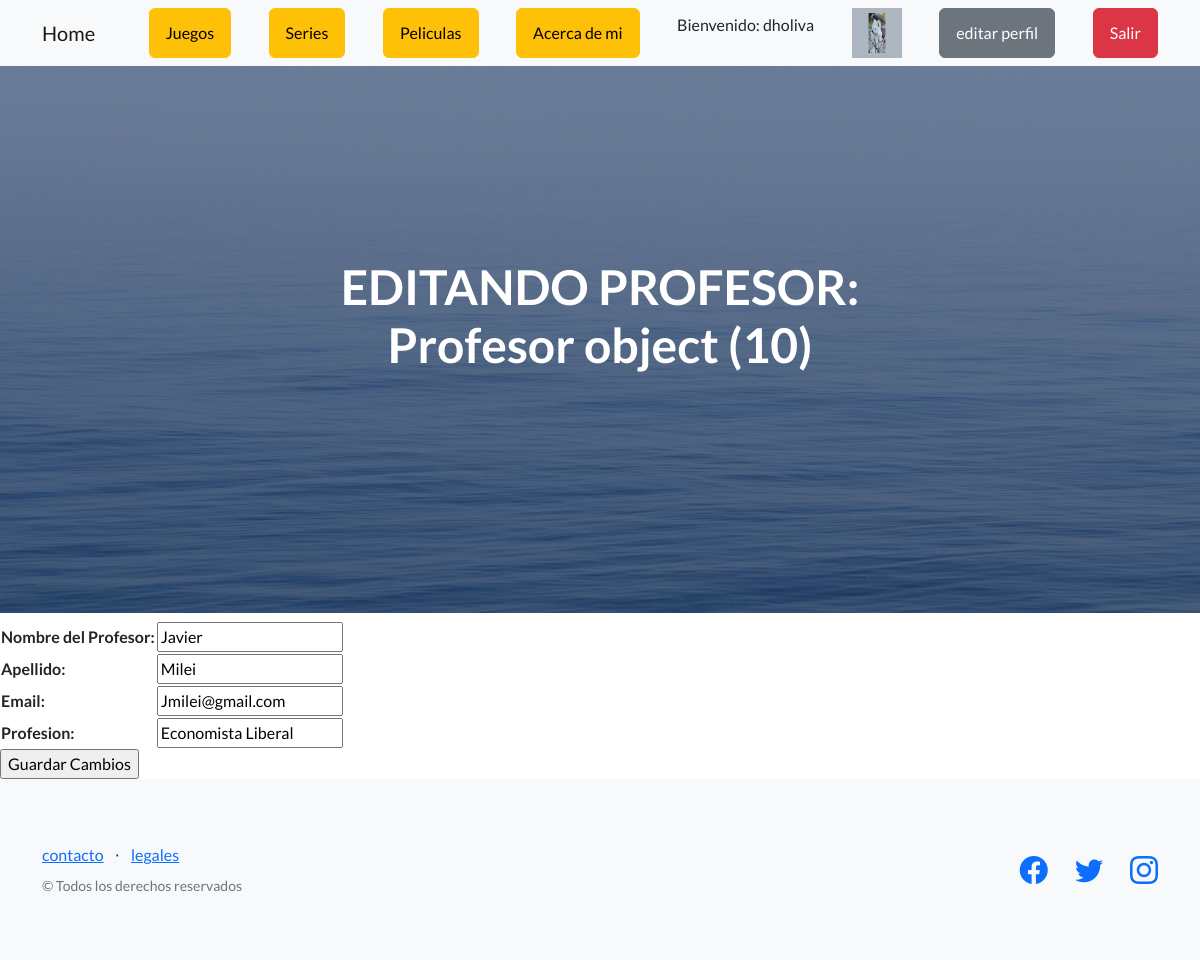
The app's page /AppCoder/editarProfesor/10 (signed in) with its own data.
### AppCoder/models.py (models this page shows)
class Profesor(models.Model):
    nombre= models.CharField(max_length=50)
    apellido=models.CharField(max_length=50)
    email=models.EmailField()
    profesion = models.CharField(max_length=50)

### AppCoder/views.py (the view)
# urls.py: path("editarProfesor/<id>", editarProfesor, name="editarProfesor"),
@login_required
def editarProfesor(request, id):
    profesor=Profesor.objects.get(id=id)
    if request.method=="POST":
        form= ProfesorForm(request.POST)
        if form.is_valid():
            info=form.cleaned_data
            profesor.nombre=info["nombre"]
            profesor.apellido=info["apellido"]
            profesor.email=info["email"]
            profesor.profesion=info["profesion"]
            profesor.save()
            profesores=Profesor.objects.all()
            form = ProfesorForm()
            return render(request, "AppCoder/Profesores.html" ,{"profesores":profesores, "mensaje": "Profesor editado correctamente", "form": form, "avatar":obtenerAvatar(request)})
        pass
    else:
        formulario= ProfesorForm(initial={"nombre":profesor.nombre, "apellido":profesor.apellido, "email":profesor.email, "profesion":profesor.profesion})
        return render(request, "AppCoder/editarProfesor.html", {"form": formulario, "profesor": profesor, "avatar":obtenerAvatar(request)})

### AppCoder/forms.py
class ProfesorForm(forms.Form):
    nombre= forms.CharField(max_length=50, label="Nombre del Profesor")
    apellido=forms.CharField(max_length=50)
    email= forms.EmailField()
    profesion = forms.CharField(max_length=50)

### AppCoder/views.py (called while the page is built)
def obtenerAvatar(request):
     avatares = Avatar.objects.filter(user=request.user.id)
     if len(avatares) !=0:
          return avatares[0].imagen.url
     else:
          return "media/avatars/avatarpordefecto.png"

### AppCoder/templates/AppCoder/editarProfesor.html (shortened to what this page needs)
{% extends "AppCoder/padre.html" %}
{% load static %}
{% block titulo %}
<h1 class="mb-5">EDITANDO PROFESOR: {{ profesor }} </h1>
{% endblock %}
{% block contenido_que_cambia %}
<form action="{% url 'editarProfesor' profesor.id %}" method="POST"> {% csrf_token %}
    <table>
        {{ form.as_table }}
    </table>
    <input type="submit" value="Guardar Cambios">
    </form>
{% endblock %}

### AppCoder/templates/AppCoder/padre.html (shortened to what this page needs)
<!DOCTYPE html>
<html lang="en">
    <head>
        {% load static %}
        <link href="https://cdn.jsdelivr.net/npm/bootstrap-icons@1.5.0/font/bootstrap-icons.css" rel="stylesheet" type="text/css" />
        <link href="{% static 'AppCoder/css/styles.css' %}" rel="stylesheet" />
    </head>
    <body>
    <body>
        <nav class="navbar navbar-light bg-light static-top">
            <div class="container">
                <a class="navbar-brand btn-secondary" href="{% url 'inicioApp' %}">Home</a>
                {% if user.is_authenticated %}
                <a class="btn btn-warning" href="{% url 'juegos' %}">Juegos</a>
                <a class="btn btn-warning" href="{% url 'estudiantes' %}">Series</a>
                <a class="btn btn-warning" href="{% url 'entregables' %}">Peliculas</a>
                <a class="btn btn-warning" href="{% url 'profesores' %}">Acerca de mi</a>
                <p>Bienvenido: {{ user.username }} </p>
                <img src="{{ avatar }}" alt="Avatar" style="width:50px;height:50px;"/>
                <a class="btn btn-secondary" href="{% url 'editarPerfil' %}">editar perfil</a>
                <a class="btn btn-danger" href="{% url 'logout' %}">Salir</a>
                {% else %}
                <a class="btn btn-primary" href="{% url 'login' %}">login</a>
                <a class="btn btn-danger "  href="{% url 'register' %}">Registro</a>
                {% endif %}
            </div>
        </nav>
        <header class="masthead">
            <div class="container position-relative">
                <div class="row justify-content-center">
                    <div class="col-xl-6">
                        <div class="text-center text-white">
                        {% block titulo %}
                        {% endblock %}
                        </div>
                        </div>
                    </div>
                </div>
        </header>
        {%block contenido_que_cambia %}
        {% endblock %}
        <footer class="footer bg-light">
            <div class="container">
                <div class="row">
                    <div class="col-lg-6 h-100 text-center text-lg-start my-auto">
                        <ul class="list-inline mb-2">
                            <li class="list-inline-item"><a href="#!">contacto</a></li>
                            <li class="list-inline-item">⋅</li>
                            <li class="list-inline-item"><a href="#!">legales</a></li>
                        </ul>
                        <p class="text-muted small mb-4 mb-lg-0">&copy; Todos los derechos reservados</p>
                    </div>
                    <div class="col-lg-6 h-100 text-center text-lg-end my-auto">
                        <ul class="list-inline mb-0">
                            <li class="list-inline-item me-4">
                                <a href="#!"><i class="bi-facebook fs-3"></i></a>
                            </li>
                            <li class="list-inline-item me-4">
                                <a href="#!"><i class="bi-twitter fs-3"></i></a>
                            </li>
                            <li class="list-inline-item">
                                <a href="#!"><i class="bi-instagram fs-3"></i></a>
                            </li>
                        </ul>
                    </div>
                </div>
            </div>
        </footer>
    </body>
</html>

### records on screen
Profesor: id "Profesor object (10)", nombre "Javier", apellido "Milei", email "Jmilei@gmail.com", profesion "Economista Liberal"

### other values on screen
{{ user.username }} "dholiva"
